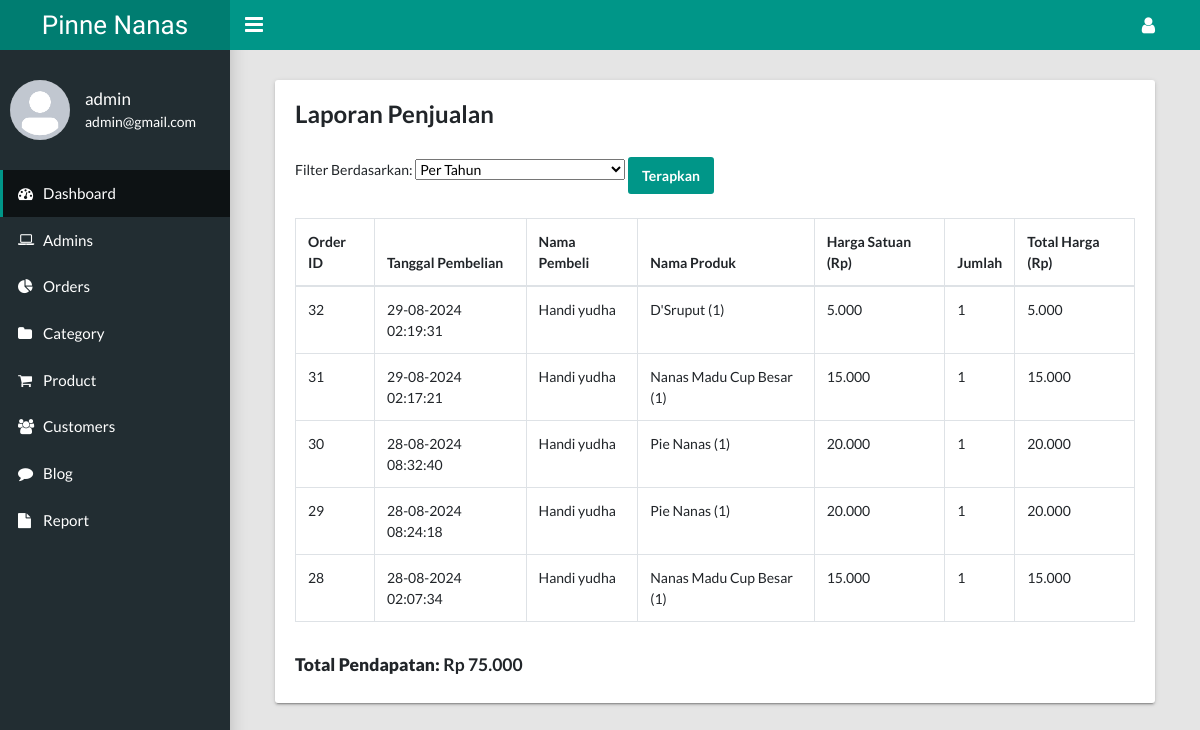
Page /dashboard/salesReport/index.php (signed in) on the committed database.
### tables this page shows
CREATE TABLE `order_manager` (
  `order_Id` int(11) NOT NULL,
  `name_customer` varchar(20) NOT NULL,
  `phone_customer` varchar(11) NOT NULL,
  `address_customer` varchar(20) NOT NULL,
  `sumTotal` int(11) NOT NULL,
  `payment_method` enum('pay cash','PayPal','credit card') NOT NULL DEFAULT 'pay cash',
  `order_status` enum('Reviewing','Ready','Delivery','Delivered On') NOT NULL DEFAULT 'Reviewing',
  `order_date` timestamp NOT NULL DEFAULT current_timestamp() ON UPDATE current_timestamp()
);

### dashboard/salesReport/index.php (the view, shortened to what this page needs)
<?php
include "../../genral/config.php";
$whereClause = "";
$query = "
SELECT
    o.order_Id,
    DATE_FORMAT(o.order_date, '%d-%m-%Y %H:%i:%s') AS formatted_date,
    o.name_customer,
    GROUP_CONCAT(CONCAT(c.product_name, ' (', c.quantity, ')') SEPARATOR '|') AS products,
    GROUP_CONCAT(c.price SEPARATOR '|') AS unit_prices,
    GROUP_CONCAT(c.quantity SEPARATOR '|') AS quantities,
    SUM(c.price * c.quantity) AS total_price
FROM
    order_manager AS o
JOIN
    chekout AS c
ON
    o.order_Id = c.order_Id
$whereClause
GROUP BY
    o.order_Id, o.name_customer, o.order_date
ORDER BY
    o.order_date DESC";
$result = mysqli_query($connectSQL, $query);
$totalPendapatan = 0;
include "../layouts/header.php";
include "../layouts/sidebar.php";
?>
<main class="app-content">
  <div class="col-md-12">
    <div class="tile">
      <h3 class="tile-title">Laporan Penjualan</h3>
      <form method="POST" class="mb-4">
        <label for="filter_type">Filter Berdasarkan:</label>
        <select name="filter_type" id="filter_type" class="form-select w-25 d-inline-block" onchange="updateFilterFields()">
          <option value="year">Per Tahun</option>
        </select>
        <button type="submit" name="filter" class="btn btn-primary mt-2">Terapkan</button>
      </form>
      <div class="table-responsive">
        <table class="table table-bordered">
          <thead>
            <tr>
              <th>Order ID</th>
              <th>Tanggal Pembelian</th>
              <th>Nama Pembeli</th>
              <th>Nama Produk</th>
              <th>Harga Satuan (Rp)</th>
              <th>Jumlah</th>
              <th>Total Harga (Rp)</th>
            </tr>
          </thead>
          <tbody>
            <?php
            if (mysqli_num_rows($result) > 0) {
              while ($data = mysqli_fetch_assoc($result)) {
                  $totalPendapatan += $data['total_price'];
                  $products = explode('|', $data['products']);
                  $unit_prices = explode('|', $data['unit_prices']);
                  $quantities = explode('|', $data['quantities']);
                  for ($i = 0; $i < count($products); $i++):
            ?>
              <tr>
                <?php if ($i == 0): ?>
                  <td rowspan="<?php echo count($products); ?>"><?php echo $data['order_Id']; ?></td>
                  <td rowspan="<?php echo count($products); ?>"><?php echo $data['formatted_date']; ?></td>
                  <td rowspan="<?php echo count($products); ?>"><?php echo $data['name_customer']; ?></td>
                <?php endif; ?>
                <td><?php echo $products[$i]; ?></td>
                <td><?php echo number_format($unit_prices[$i], 0, ',', '.'); ?></td>
                <td><?php echo $quantities[$i]; ?></td>
                <?php if ($i == 0): ?>
                  <td rowspan="<?php echo count($products); ?>"><?php echo number_format($data['total_price'], 0, ',', '.'); ?></td>
                <?php endif; ?>
              </tr>
            <?php
                  endfor;
              }
            } else { ?>
              <tr>
                <td colspan="7" class="text-center">Tidak ada data untuk filter yang dipilih.</td>
              </tr>
            <?php } ?>
          </tbody>
        </table>
      </div>
      <div class="mt-3">
        <h5><strong>Total Pendapatan:</strong> Rp <?php echo number_format($totalPendapatan, 0, ',', '.'); ?></h5>
      </div>
    </div>
  </div>
</main>
<?php include "../layouts/footer.php"; ?>

### rows in the picture
order_manager: order_Id "32", formatted_date "29-08-2024 02:19:31", name_customer "Handi yudha", i "D'Sruput (1)", i "5.000", i "1", total_price "5.000"
order_manager: order_Id "31", formatted_date "29-08-2024 02:17:21", name_customer "Handi yudha", i "Nanas Madu Cup Besar (1)", i "15.000", i "1", total_price "15.000"
order_manager: order_Id "30", formatted_date "28-08-2024 08:32:40", name_customer "Handi yudha", i "Pie Nanas (1)", i "20.000", i "1", total_price "20.000"
order_manager: order_Id "29", formatted_date "28-08-2024 08:24:18", name_customer "Handi yudha", i "Pie Nanas (1)", i "20.000", i "1", total_price "20.000"
order_manager: order_Id "28", formatted_date "28-08-2024 02:07:34", name_customer "Handi yudha", i "Nanas Madu Cup Besar (1)", i "15.000", i "1", total_price "15.000"

### other values in the picture
$_SESSION['adminName'] "admin"
$_SESSION['admin'] "admin@gmail.com"
$totalPendapatan "75.000"
